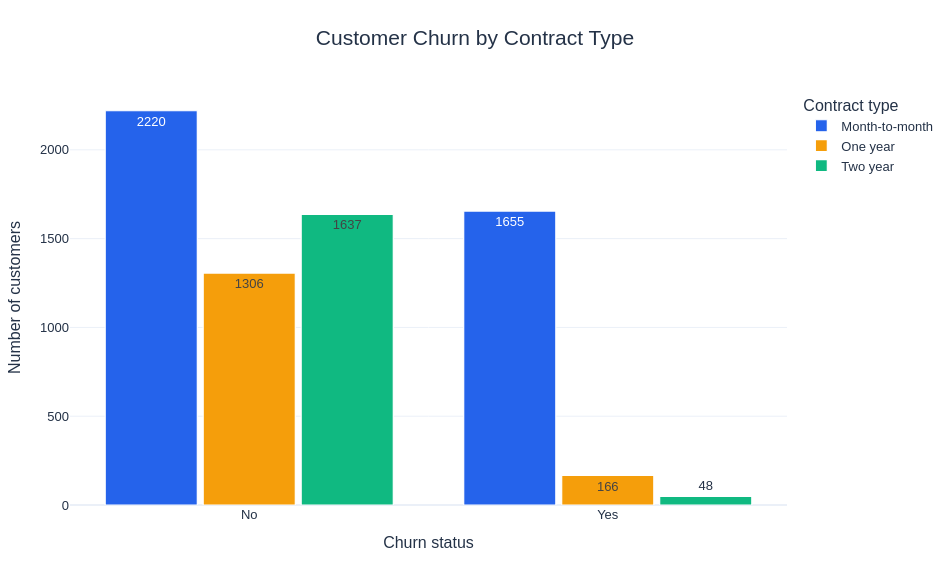

Notebook code cell kept with this figure:
### Markdown cell above
### Contract type and churn

Grouped bars compare churn and non-churn customer counts across contract types. This helps inspect whether churn differs between month-to-month, one-year, and two-year contracts.

### Code cell
fig = px.histogram(
    df, x="Churn", color="Contract", barmode="group",
    category_orders={"Churn": ["No", "Yes"]},
    color_discrete_sequence=["#2563EB", "#F59E0B", "#10B981"],
    text_auto=True,
    title="Customer Churn by Contract Type"
)
fig.update_traces(marker_line_color="white", marker_line_width=1.2,
                  hovertemplate="Churn: %{x}<br>Contract: %{fullData.name}<br>Customers: %{y:,}<extra></extra>")
fig.update_layout(
    template="plotly_white", width=950, height=570,
    title=dict(x=0.5, xanchor="center", font=dict(size=21)),
    xaxis_title="Churn status", yaxis_title="Number of customers",
    legend_title="Contract type", bargap=0.18, bargroupgap=0.06,
    margin=dict(t=90, l=70, r=40, b=65),
    font=dict(family="Arial", size=13, color="#243247")
)
fig.show()

### Figure 1 — Plotly figure (JSON) as saved in the notebook; plotly's stock layout.template omitted (floating-point values rounded to 4 significant figures; data arrays with more than 128 entries replaced by an {"elided": "..."} marker saying what was removed)
{"data": [{"alignmentgroup": "True", "bingroup": "x", "hovertemplate": "Churn: %{x}<br>Contract: %{fullData.name}<br>Customers: %{y:,}<extra></extra>", "legendgroup": "Month-to-month", "marker": {"color": "#2563EB", "line": {"color": "white", "width": 1.2}, "pattern": {"shape": ""}}, "name": "Month-to-month", "offsetgroup": "Month-to-month", "orientation": "v", "showlegend": true, "texttemplate": "%{value}", "type": "histogram", "x": {"elided": "3875 str values"}, "xaxis": "x", "yaxis": "y"}, {"alignmentgroup": "True", "bingroup": "x", "hovertemplate": "Churn: %{x}<br>Contract: %{fullData.name}<br>Customers: %{y:,}<extra></extra>", "legendgroup": "One year", "marker": {"color": "#F59E0B", "line": {"color": "white", "width": 1.2}, "pattern": {"shape": ""}}, "name": "One year", "offsetgroup": "One year", "orientation": "v", "showlegend": true, "texttemplate": "%{value}", "type": "histogram", "x": {"elided": "1472 str values"}, "xaxis": "x", "yaxis": "y"}, {"alignmentgroup": "True", "bingroup": "x", "hovertemplate": "Churn: %{x}<br>Contract: %{fullData.name}<br>Customers: %{y:,}<extra></extra>", "legendgroup": "Two year", "marker": {"color": "#10B981", "line": {"color": "white", "width": 1.2}, "pattern": {"shape": ""}}, "name": "Two year", "offsetgroup": "Two year", "orientation": "v", "showlegend": true, "texttemplate": "%{value}", "type": "histogram", "x": {"elided": "1685 str values"}, "xaxis": "x", "yaxis": "y"}], "layout": {"bargap": 0.18, "bargroupgap": 0.06, "barmode": "group", "font": {"color": "#243247", "family": "Arial", "size": 13}, "height": 570, "legend": {"title": {"text": "Contract type"}, "tracegroupgap": 0}, "margin": {"b": 65, "l": 70, "r": 40, "t": 90}, "title": {"font": {"size": 21}, "text": "Customer Churn by Contract Type", "x": 0.5, "xanchor": "center"}, "width": 950, "xaxis": {"anchor": "y", "categoryarray": ["No", "Yes"], "categoryorder": "array", "domain": [0, 1], "title": {"text": "Churn status"}}, "yaxis": {"anchor": "x", "domain": [0, 1], "title": {"text": "Number of customers"}}}}
